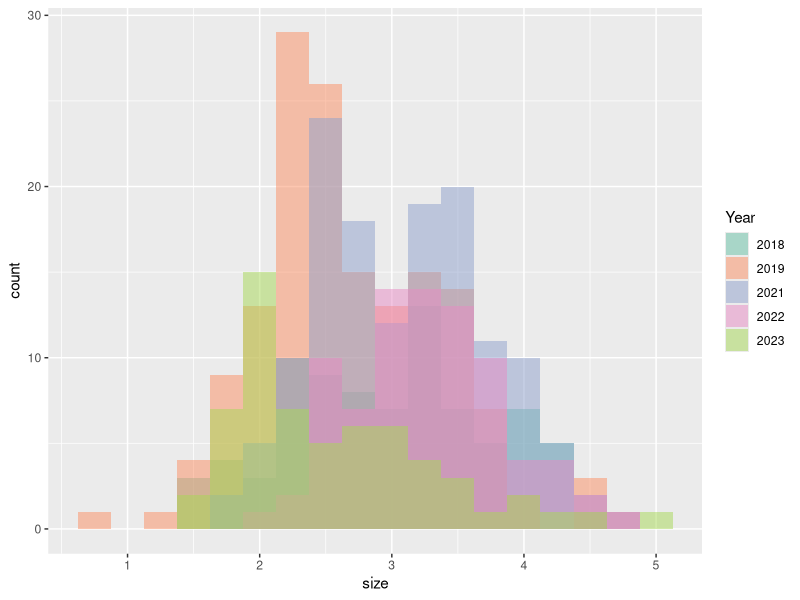
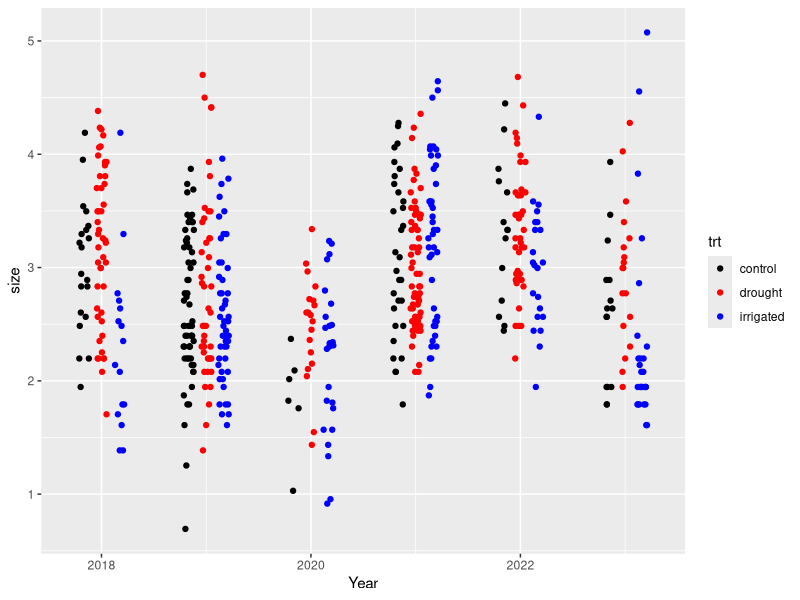
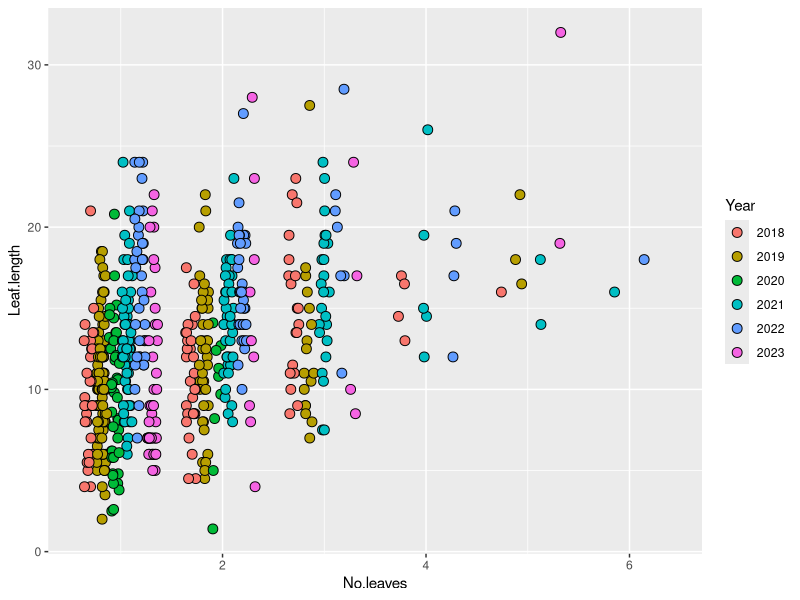
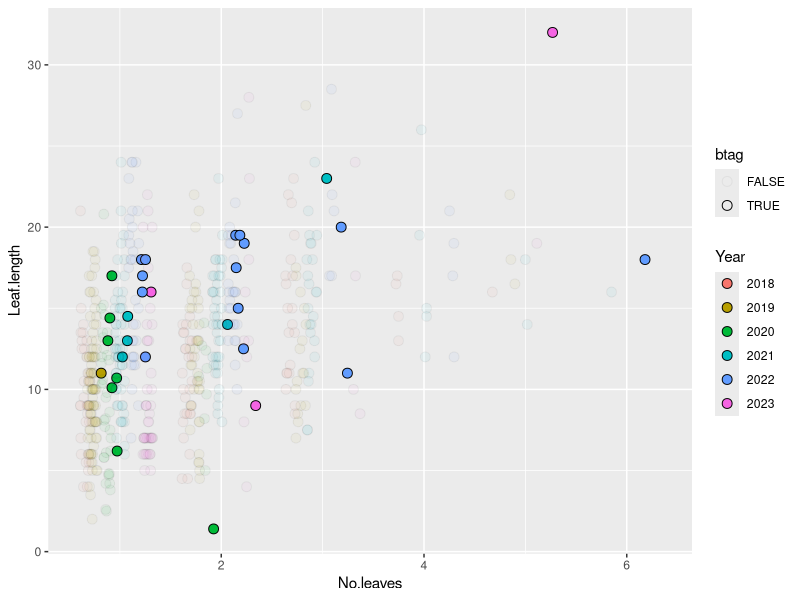
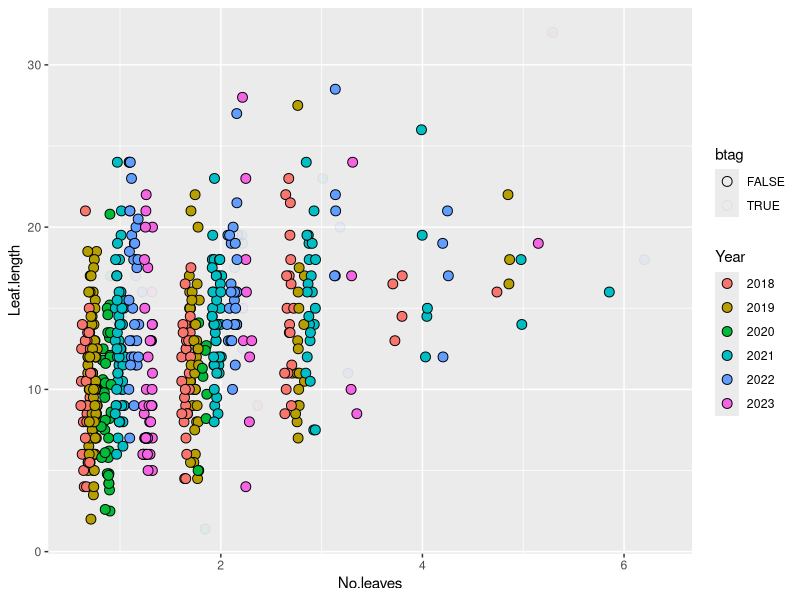
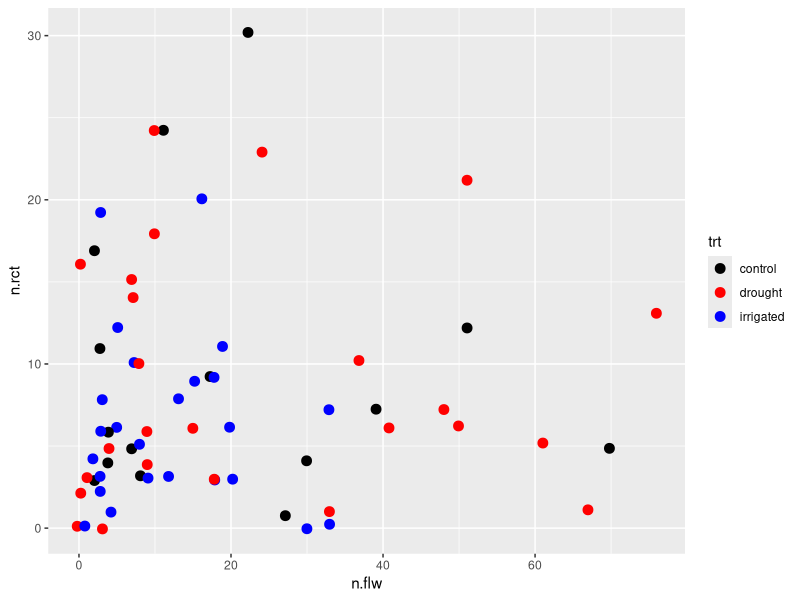
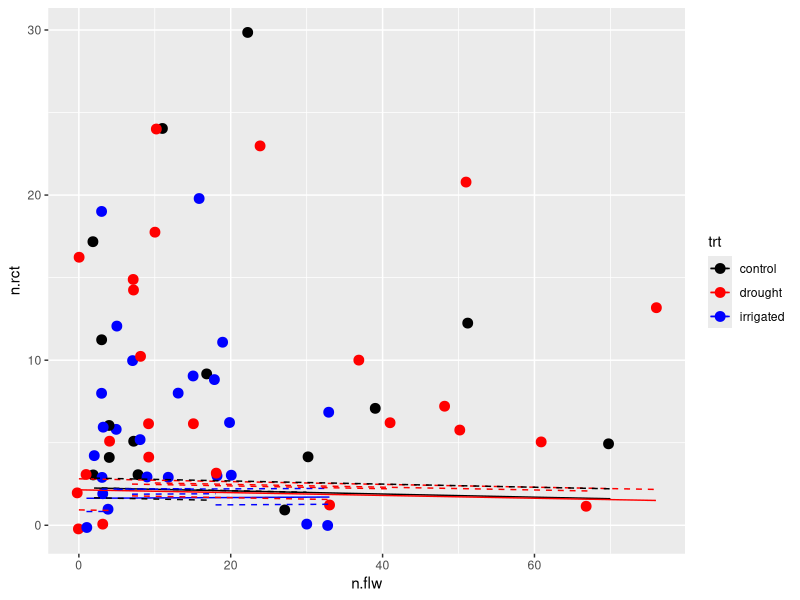

Source code (R) for these figures, in order: (Note: this script raises an error after producing the figures.)
# Script for exploring "recruit" data
# SN 11 Dec 2023

library(ggplot2)
library(dplyr)
library(tidyr)
library(lme4)

rm(list = ls())

# Read in demo data
demo = read.csv('01_data_cleaning/out/demo_imputed_survival.csv') %>%
  arrange(plantid, Year) %>%
  mutate(
    flowering = case_when(
      No.umbels > 0 ~ TRUE,
      !No.umbels ~ FALSE,
      is.na(No.umbels) ~ FALSE,
      .default = NA
    )
  )

head(demo)

# How many of plants were seen previously ("reseen") and how many are only being
# seen for the first time?
# Break this down by year
# Also - how many of these plants (in either group) are flowering?
demo %>%
  filter(surv) %>%
  mutate(is.reseen = ifelse(duplicated(plantid), 'reseen', 'firsty')) %>%
  group_by(Year, is.reseen) %>%
  summarise(n = n(), pfl = mean(flowering)) %>%
  pivot_wider(names_from = is.reseen, values_from = c(n, pfl), values_fill = 0)
  
# Okay... based on this, I don't trust that the 2017 new plants are new recruits
# There are a lot of them, and most of those seen in 2017 flowered
# likewise incomplete sampling in 2020 means those shouldn't be analyzed
# going to assume 2018-2019, 2021-2023 are accurate

# Get only those plants being seen for the first time
croots = demo %>%
  filter(surv) %>%
  filter(!duplicated(plantid)) %>%
  # get rid of plants in 2017
  filter(Year > 2017)

head(croots)
nrow(croots)

# Distribution of sizes over time
croots %>%
  filter(!is.na(Leaf.length) & !is.na(No.leaves)) %>%
  mutate(size = log(Leaf.length * No.leaves)) %>%
  # removing 2020
  filter(!Year %in% 2020) %>%
  mutate(Year = factor(Year)) %>%
  ggplot(aes(x = size, group = Year, fill = Year)) +
  geom_histogram(position = position_identity(), alpha = 0.5, binwidth = 0.25) +
  scale_fill_brewer(palette = 'Set2')
# well... size peak varies from year to year. so that's interesting at least.

# Sizes by treatment over time
# (leave 2020 in for now...)
croots %>%
  filter(!is.na(Leaf.length) & !is.na(No.leaves)) %>%
  mutate(size = log(Leaf.length * No.leaves)) %>%
  ggplot(aes(x = Year, y = size, colour = trt)) +
  geom_point(position = position_jitterdodge(jitter.width = 0.1, dodge.width = 0.5)) +
  scale_colour_manual(values = c('black', 'red', 'blue'))
# interesting.
# some years seem to have treatment effects - looks often like this is irrigated
# plots having smaller recruits

# Look at leaf sizes, etc. by 
croots %>%
  mutate(Year = factor(Year)) %>%
  filter(!is.na(No.leaves) & !is.na(Leaf.length)) %>%
  ggplot(aes(x = No.leaves, y = Leaf.length, fill = Year)) +
  geom_point(
    size = 3, shape = 21,
    position = position_jitterdodge(dodge.width = .75, jitter.width = .4)
  )
# six leaves?
# some of these leaves are effing massive!!!

# Looking at the USDA docs on congeners (specifically, L. nudicaule), and some
# photos, I suppose I could imagine multi-leaved plants. But also, 30 cm??
# Seriously? That's a foot-long leaf on a supposedly-newborn (or never before
# seen) plant.

# How many of these are plants with a 'b' in the tag, i.e., plants with tags
# re-assigned after a long gap in between sightings?

croots %>%
  mutate(
    Year = factor(Year),
    btag = grepl('\\db', plantid)
  ) %>%
  filter(!is.na(No.leaves) & !is.na(Leaf.length)) %>%
  ggplot(aes(x = No.leaves, y = Leaf.length, fill = Year, alpha = btag)) +
  geom_point(
    size = 3, shape = 21,
    position = position_jitterdodge(dodge.width = .75, jitter.width = .4)
  ) +
  scale_alpha_manual(values = c(0.05, 1))
# So some, but not that many!

# What does this look like if we (more or less) ignore those plants?
croots %>%
  mutate(
    Year = factor(Year),
    btag = grepl('\\db', plantid)
  ) %>%
  filter(!is.na(No.leaves) & !is.na(Leaf.length)) %>%
  ggplot(aes(x = No.leaves, y = Leaf.length, fill = Year, alpha = btag)) +
  geom_point(
    size = 3, shape = 21,
    position = position_jitterdodge(dodge.width = .75, jitter.width = .4)
  ) +
  scale_alpha_manual(values = c(1, 0.05))
# Still plenty of plants with >20cm leaves

# Not sure how much I trust this size data!

#####
#####
#####

# What about "recruits" per plot vs. number of flowering plants in that plot?
# (need to do this in two steps... for some reason)
flw.rct.same.year = demo %>%
  mutate(first = !duplicated(plantid)) %>%
  filter(surv) %>%
  group_by(Year, Plot, trt) %>%
  summarise(
    n.rct = sum(first),
    n.flw = sum(flowering)
  ) %>%
  ungroup()

flw.rct = merge(
    x = flw.rct.same.year %>% select(Year, Plot, trt, n.rct),
    # add 1 to year so that flowering merges with year recruit was seen
    y = flw.rct.same.year %>% select(Year, Plot, trt, n.flw) %>% mutate(Year = Year + 1)
  ) %>%
  filter(Year > 2017, !Year %in% 2020) %>%
  arrange(Year, Plot) %>%
  mutate(across(c(Year, Plot), factor))

head(flw.rct)

# Check to make sure this is right
flw.rct.same.year %>% filter(Plot %in% 2)
flw.rct %>% filter(Plot %in% 2)
# in 2018, plot 2 had 5 new plants
# in 2017, plot 2 had 7 flowering plants
# good

flw.rct.plot = flw.rct %>%
  ggplot(aes(x = n.flw, y = n.rct, colour = trt)) +
  geom_point(
    size = 3,
    position = position_jitter(width = .25, height = .25)
  ) +
  scale_colour_manual(values = c('black', 'red', 'blue'))

flw.rct.plot
# no obvious pattern based on this plot...

# What woudl a glmer say?
flw.rct.mod = glmer(
  n.rct ~ n.flw + (1 | Plot) + (1 | Year),
  family = 'poisson',
  data = flw.rct
)

summary(flw.rct.mod)
# LMAO A NEGATIVE EFFECT

flw.rct.trt.mod = glmer(
  n.rct ~ trt * n.flw + (1 | Plot) + (1 | Year),
  family = 'poisson',
  data = flw.rct
)

summary(flw.rct.trt.mod)
# Unbelievable.

flw.rct.trt.mod.out = flw.rct %>%
  mutate(
    trt.pred = predict(flw.rct.trt.mod, newdata = ., re.form = ~ 0),
    plt.pred = predict(flw.rct.trt.mod, newdata = ., re.form = ~ (1 | Plot))
)

flw.rct.plot +
  geom_line(
    data = flw.rct.trt.mod.out,
    aes(y = trt.pred, colour = trt)
  ) +
  geom_line(
    data = flw.rct.trt.mod.out,
    aes(y = plt.pred, colour = trt, group = Plot),
    linetype = 2, linewidth = 0.5
  )

rct.per.flw.mod = glmer(
  n.rct ~ trt + (1 | Plot) + (1 | Year),
  offset = n.flw,
  family = 'poisson',
  data = flw.rct
)
# (non-positive definite VcV)
# sweet. awesome. amazing.

flw.rct %>% filter(!n.flw)
# three plots with zero flowering plants, two of which have new plants...
flw.rct.same.year %>% filter(Plot %in% c(5, 10)) %>% arrange(Plot, Year)
# looks okay to me...

# Let's look at plot 10, year 2020: no flowering plants. sampling?
demo %>% filter(Year %in% 2020, Plot %in% 10)
# there are just not that many plants in this plot
demo %>% filter(Year %in% 2017, Plot %in% 10)
# then how are we still getting recruits there... lol

###
###
### 

# Looking now at what happens if you say only one-leaved plants are new recruits
head(croots)

croots1 = croots %>% filter(No.leaves < 2)

nrow(croots1) # 309 plants
table(croots1$Year) # year-to-year variation
with(croots1, table(trt, Year))
# Looks like control has the least... lmao.

# Oh... how many are flowering?
croots1 %>% filter(flowering) # ~20 plants in here that flowered
# Are plants that flower larger than plants that don't?
croots1 %>%
  ggplot(aes(x = flowering, y = Leaf.length, colour = trt)) +
  geom_point(size = 4, position = position_jitter(width = 0.4)) +
  scale_colour_manual(values = c('black', 'red', 'blue'))
# Slightly larger but not by much
# (I guess there's also an NA in here? lol)
# Looks like the drought plants are huge, wow

croots1 = croots1 %>% filter(!flowering, !is.na(flowering), !is.na(Leaf.length))

nrow(croots1) # 285 plants
table(croots1$Year)
with(croots1, table(trt, Year))

# Visualize distribution for time, treatment
croots1 %>%
  ggplot(aes(x = Year, y = Leaf.length)) +
  geom_point(
    aes(colour = trt, group = trt), 
    position = position_dodge(width = 0.25), 
    size = 3, alpha = 0.25) +
  scale_colour_manual(values = c('black', 'red', 'blue'))
# 2022 is much larger than the rest
# there's def year-to-year variation here

# Are these lognormally distributed?

croots1 %>%
  mutate(log.len = log(Leaf.length)) %>%
  ggplot(aes(x = log.len, group = trt, fill = trt)) +
  geom_histogram(alpha = 0.5, position = position_identity()) +
  scale_fill_manual(values = c('black', 'red', 'blue'))
# hmm... long left tail

croots1 %>%
  ggplot(aes(x = Leaf.length, group = trt, fill = trt)) +
  geom_histogram(alpha = 0.5, position = position_identity()) +
  scale_fill_manual(values = c('black', 'red', 'blue'))
# This certainly isn't normally distributed
# Oh well.

# Some models

croots1 = croots1 %>% mutate(log.len = log(Leaf.length))

s_0 = lmer(
  formula = log.len ~ (1 | Plot),
  data = croots1
)

s_y = lmer(
  formula = log.len ~ (1 | Year) + (1 | Plot),
  data = croots1
)

AIC(s_y, s_0)
# Year-to-year variation, very cool

s_y_t = lmer(
  formula = log.len ~ trt + (1 | Year) + (1 | Plot),
  data = croots1
)

# Just in case - no year effect, treatment effect
s_t = lmer(
  formula = log.len ~ trt + (1 | Plot),
  data = croots1
)

AIC(s_y, s_t, s_y_t) %>% mutate(daic = round(AIC - min(AIC), 2))
# no treatment effect - very cool!

qqnorm(residuals(s_y))
qqline(residuals(s_y))
# left tail, not great, something weird happening upper right
# oh well

summary(s_y)

croots1 %>%
  mutate(resid = residuals(s_y)) %>%
  ggplot(aes(x = Year, y = resid, colour = trt)) +
  geom_point(position = position_jitter(width = 0.25), size = 3) +
  scale_colour_manual(values = c('black', 'red', 'blue'))
# 2022 is a little small but otherwise looks fine to me
